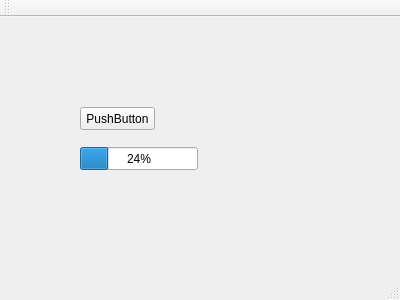
<?xml version="1.0" encoding="UTF-8"?>
<ui version="4.0">
 <class>MainWindow</class>
 <widget class="QMainWindow" name="MainWindow">
  <property name="geometry">
   <rect>
    <x>0</x>
    <y>0</y>
    <width>400</width>
    <height>300</height>
   </rect>
  </property>
  <property name="windowTitle">
   <string>MainWindow</string>
  </property>
  <widget class="QWidget" name="centralWidget">
   <widget class="QPushButton" name="pushButton">
    <property name="geometry">
     <rect>
      <x>80</x>
      <y>90</y>
      <width>75</width>
      <height>23</height>
     </rect>
    </property>
    <property name="text">
     <string>PushButton</string>
    </property>
   </widget>
   <widget class="QProgressBar" name="progressBar">
    <property name="geometry">
     <rect>
      <x>80</x>
      <y>130</y>
      <width>118</width>
      <height>23</height>
     </rect>
    </property>
    <property name="value">
     <number>24</number>
    </property>
   </widget>
  </widget>
  <widget class="QMenuBar" name="menuBar">
   <property name="geometry">
    <rect>
     <x>0</x>
     <y>0</y>
     <width>400</width>
     <height>23</height>
    </rect>
   </property>
  </widget>
  <widget class="QToolBar" name="mainToolBar">
   <attribute name="toolBarArea">
    <enum>TopToolBarArea</enum>
   </attribute>
   <attribute name="toolBarBreak">
    <bool>false</bool>
   </attribute>
  </widget>
  <widget class="QStatusBar" name="statusBar"/>
 </widget>
 <layoutdefault spacing="6" margin="11"/>
 <resources/>
 <connections/>
</ui>
